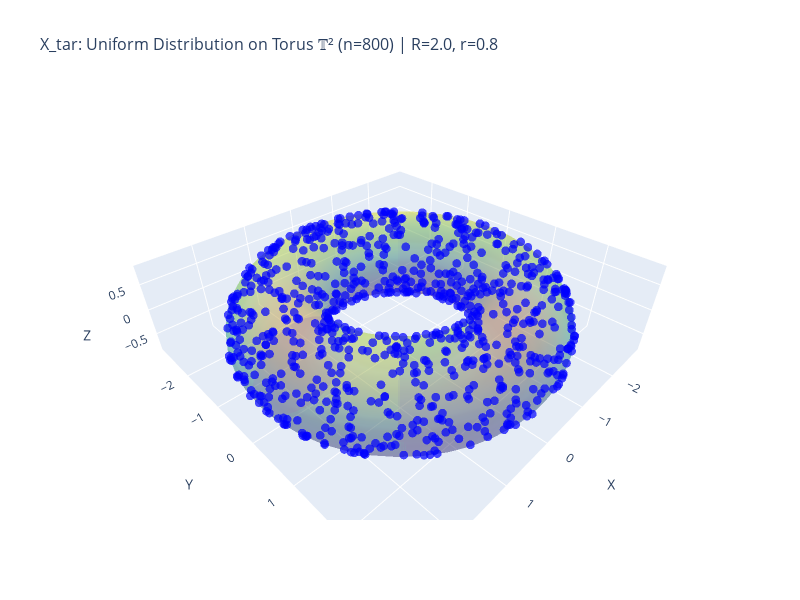

Notebook source saved alongside this figure:
### Code cell
# Visualize X_tar uniform distribution on torus
import plotly.graph_objects as go
import os

# ============ Plot 1: Interactive 3D scatter (Plotly - can rotate!) ============
# Create torus surface mesh for reference
theta_surf = np.linspace(0, 2 * np.pi, 50)
phi_surf = np.linspace(0, 2 * np.pi, 30)
THETA_S, PHI_S = np.meshgrid(theta_surf, phi_surf)
X_surf = (R + r * np.cos(PHI_S)) * np.cos(THETA_S)
Y_surf = (R + r * np.cos(PHI_S)) * np.sin(THETA_S)
Z_surf = r * np.sin(PHI_S)

fig_3d = go.Figure()

# Add torus surface (semi-transparent)
fig_3d.add_trace(go.Surface(
    x=X_surf, y=Y_surf, z=Z_surf,
    opacity=0.3,
    colorscale='Viridis',
    showscale=False,
    name='Torus Surface'
))

# Add X_tar scatter points
fig_3d.add_trace(go.Scatter3d(
    x=X_tar[:, 0], y=X_tar[:, 1], z=X_tar[:, 2],
    mode='markers',
    marker=dict(size=3, color='blue', opacity=0.7),
    name=f'X_tar (n={n})'
))

# Build title
title_text = f'X_tar: Uniform Distribution on Torus 𝕋² (n={n}) | R={R}, r={r}'
fig_3d.update_layout(
    title=dict(
        text=title_text,
        font=dict(size=16)
    ),
    scene=dict(
        xaxis_title='X',
        yaxis_title='Y',
        zaxis_title='Z',
        aspectmode='data'
    ),
    width=800,
    height=600
)

# Save interactive HTML file
os.makedirs('figures/torus', exist_ok=True)
html_path = 'figures/torus/X_tar_torus_interactive.html'
fig_3d.write_html(html_path, include_mathjax='cdn')
print(f"[SAVED] Interactive 3D plot saved to: {html_path}")

# Display in notebook
try:
    fig_3d.show(config={'mathjax': 'cdn'})
except Exception as e:
    print(f"[INFO] Cannot display interactive plot in notebook: {e}")
    print(f"[INFO] Please open the HTML file in browser: {html_path}")

# ============ Plot 2: Angular coordinates (θ, φ) - Matplotlib ============
fig2, ax2 = plt.subplots(figsize=(7, 6))
ax2.scatter(theta_tar, phi_tar, s=8, c='C0', alpha=0.5)
ax2.set_xlabel('θ (major angle)', fontsize=16)
ax2.set_ylabel('φ (minor angle)', fontsize=16)
ax2.set_xlim(0, 2*np.pi)
ax2.set_ylim(0, 2*np.pi)
ax2.set_aspect('equal')
ax2.set_title(f'X_tar Angular Coordinates (θ, φ)\nn={n} points', fontsize=18)
ax2.grid(True, alpha=0.3)
plt.tight_layout()
plt.show()

print(f"\n[INFO] In angular space, density ∝ (R + r·cos(φ))")
print(f"[INFO] Outer edge (φ≈0): higher density | Inner edge (φ≈π): lower density")

### Figure 1 — Plotly figure (JSON) as saved in the notebook; plotly's stock layout.template omitted (floating-point values rounded to 4 significant figures; data arrays with more than 128 entries replaced by an {"elided": "..."} marker saying what was removed)
{"data": [{"colorscale": [[0, "#440154"], [0.1111, "#482878"], [0.2222, "#3e4989"], [0.3333, "#31688e"], [0.4444, "#26828e"], [0.5556, "#1f9e89"], [0.6667, "#35b779"], [0.7778, "#6ece58"], [0.8889, "#b5de2b"], [1, "#fde725"]], "name": "Torus Surface", "opacity": 0.3, "showscale": false, "type": "surface", "x": {"elided": "30x50 float values"}, "y": {"elided": "30x50 float values"}, "z": {"elided": "30x50 float values"}}, {"marker": {"color": "blue", "opacity": 0.7, "size": 3}, "mode": "markers", "name": "X_tar (n=800)", "type": "scatter3d", "x": {"elided": "800 float values"}, "y": {"elided": "800 float values"}, "z": {"elided": "800 float values"}}], "layout": {"height": 600, "scene": {"aspectmode": "data", "xaxis": {"title": {"text": "X"}}, "yaxis": {"title": {"text": "Y"}}, "zaxis": {"title": {"text": "Z"}}}, "title": {"font": {"size": 16}, "text": "X_tar: Uniform Distribution on Torus 𝕋² (n=800) | R=2.0, r=0.8"}, "width": 800}}
